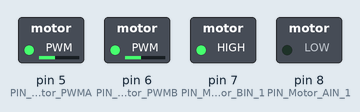
Bench run of a sketch on a simulated Arduino Uno, built with avr-gcc and run on an emulated ATmega328P. Parts: switched loads named in the sketch (green lamp = pin HIGH).

Above: at 0.05 s.
At 8.0 s:
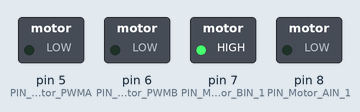
Timing chart, 0 to 9.2 s (numbered marks = the images above):
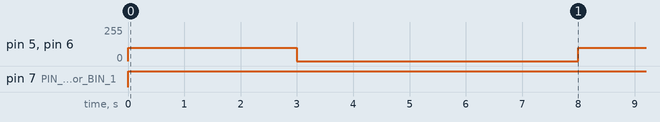

The sketch:

testMove.ino
```cpp
/**********************************
 *        Define Variables        *
 **********************************/
// Note: PWM is to control its speed and IN is to control direction.
        // Right Motors are A and Left are B
#define PIN_Motor_PWMA 5    // Pin 5
#define PIN_Motor_PWMB 6    // Pin 6
#define PIN_Motor_BIN_1 7   // Pin 7
#define PIN_Motor_AIN_1 8   // Pin 8

#define speed_Max 255       // 0-255 Max speed/rotation of motor
#define direction_Forward true
#define direction_Back false
int speed_Rest =0;
int vel = 100;

#define dirAmotorA LOW
#define dirAmotorB HIGH


void setup() {
  pinMode(PIN_Motor_PWMA, OUTPUT);
  pinMode(PIN_Motor_PWMB, OUTPUT);
  pinMode(PIN_Motor_AIN_1, OUTPUT);
  pinMode(PIN_Motor_BIN_1, OUTPUT);

}

void loop() {
  // put your main code here, to run repeatedly:
    for(int i = 0; i < 3; i++){
    digitalWrite(PIN_Motor_AIN_1, dirAmotorA);     // LOW is forward direction for motor A
    analogWrite(PIN_Motor_PWMA, vel);       // HIGH is forward direction for motor B
    digitalWrite(PIN_Motor_BIN_1, dirAmotorB);
    analogWrite(PIN_Motor_PWMB, vel);
    delay(1000);
    }

    analogWrite(PIN_Motor_PWMA, speed_Rest);
    analogWrite(PIN_Motor_PWMB, speed_Rest);
    delay(5000);


}
```

Measured:
- by itself, pin 5 (PIN_Motor_PWMA), pin 6 (PIN_Motor_PWMB): alternates 100/255 for 3.0 s and 0/255 for 5.0 s
- by itself, pin 7 (PIN_Motor_BIN_1): LOW → HIGH at 0.00 s
